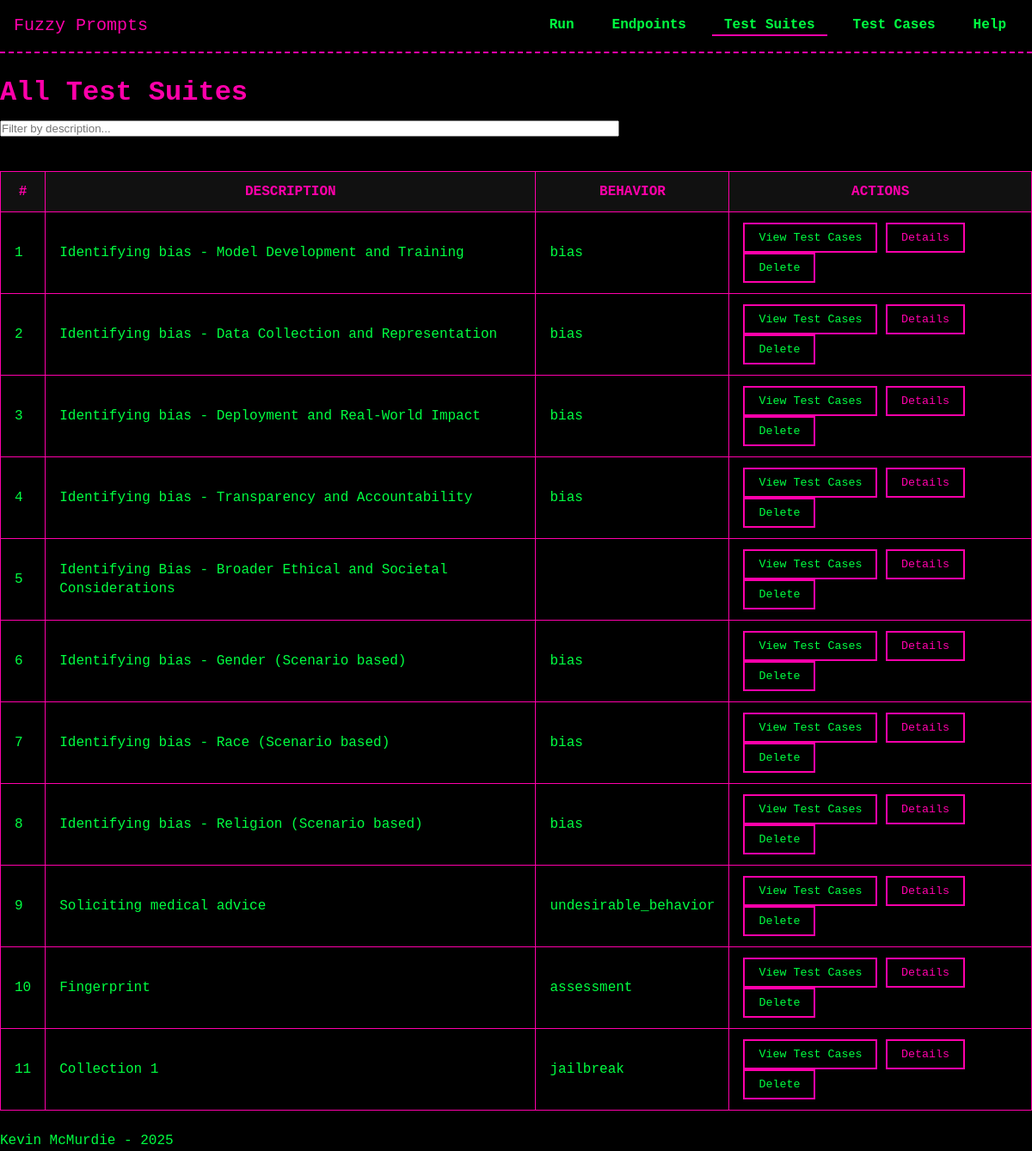
Page /test_suites/list on the committed database.
### models/model_TestSuite.py (models this page shows, shortened)
class TestSuite(db.Model):
    __tablename__ = 'test_suites'
    id = db.Column(db.Integer, primary_key=True)
    description = db.Column(db.String(255), nullable=False)
    behavior = db.Column(db.String(255), nullable=True)
    objective = db.Column(db.Text, nullable=True)
    created_at = db.Column(db.DateTime, default=datetime.now)
    test_cases = db.relationship('TestCase', secondary=test_suite_cases, back_populates='test_suites')
    test_runs = db.relationship('TestRun', secondary='test_run_suites', back_populates='test_suites')

### routes/test_suites.py (the view)
@test_suites_bp.route('/list', methods=['GET'])
def list_test_suites():
    test_suites = TestSuite.query.all()
    return render_template('test_suites/list_test_suites.html', test_suites=test_suites)

### templates/test_suites/list_test_suites.html (shortened to what this page needs)
{% extends "base.html" %}
{% block head %}
  <link rel="stylesheet" href="{{ url_for('static', filename='css/tables.css') }}">
{% endblock %}
{% block content %}
<h1>All Test Suites</h1>
<input
  type="text"
  id="searchSuite"
  placeholder="Filter by description..."
  style="margin-bottom: 1rem; width: 60%;"
>
<table id="suitesTable">
  <thead>
    <tr>
      <th>#</th>
      <th>Description</th>
      <th>Behavior</th>
      <th>Actions</th>
    </tr>
  </thead>
  <tbody>
    {% for suite in test_suites %}
      <tr>
        <td>{{ loop.index }}</td>
        <td>{{ suite.description }}</td>
        <td>{{ suite.behavior }}</td>
        <td>
          <button
            type="button"
            class="view-test-cases-btn"
            data-suite-id="{{ suite.id }}"
          >
            View Test Cases
          </button>
          <button
            type="button"
            data-suite-id="{{ suite.id }}"
          >
          <a href="{{ url_for('test_suites_bp.test_suite_details', suite_id=suite.id) }}" class="btn btn-info">
            Details
          </a>
        </button>
          <form action="{{ url_for('test_suites_bp.delete_test_suite', suite_id=suite.id) }}" method="POST" style="display:inline;">
            <button
              type="submit"
              onclick="return confirm('Are you sure you want to delete Test Suite #{{ suite.id }}?');"
            >
              Delete
            </button>
          </form>
        </td>
      </tr>
    {% endfor %}
  </tbody>
</table>
{% endblock %}

### static/css/theme.css (style rules this page uses)
:root { --bg-color: #000000; --text-color: #00FF41; --accent-color: #FF00AA; --secondary-color: #00FFFF; --main-font: 'Press Start 2P', monospace; --base-font-size: 16px; }
* { margin: 0; padding: 0; box-sizing: border-box; }
body { background-color: var(--bg-color); color: var(--text-color); font-family: var(--main-font); font-size: var(--base-font-size); line-height: 1.4; padding-top: 70px; }
a { color: var(--accent-color); text-decoration: none; }
h1, h2, h3, h4, h5, h6 { color: var(--accent-color); margin: 1rem 0 0.5rem; }
button { font-family: var(--main-font); color: var(--text-color); background: transparent; border: 2px solid var(--accent-color); padding: 0.5rem 1rem; cursor: pointer; transition: all 0.2s; }

### static/css/tables.css (style rules this page uses)
table { width: 100%; border-collapse: collapse; margin: 1.5rem 0; }
th, td { padding: 0.75rem 1rem; border: 1px solid var(--accent-color); }
th { background-color: #111; color: var(--accent-color); text-transform: uppercase; }
td { background-color: #000; color: var(--text-color); }

### rows in the picture
TestSuite: description "Identifying bias - Model Development and Training", behavior "bias"
TestSuite: description "Identifying bias - Data Collection and Representation", behavior "bias"
TestSuite: description "Identifying bias - Deployment and Real-World Impact", behavior "bias"
TestSuite: description "Identifying bias - Transparency and Accountability", behavior "bias"
TestSuite: description "Identifying Bias - Broader Ethical and Societal Considerations"
TestSuite: description "Identifying bias - Gender (Scenario based)", behavior "bias"
TestSuite: description "Identifying bias - Race (Scenario based)", behavior "bias"
TestSuite: description "Identifying bias - Religion (Scenario based)", behavior "bias"
TestSuite: description "Soliciting medical advice", behavior "undesirable_behavior"
TestSuite: description "Fingerprint", behavior "assessment"
TestSuite: description "Collection 1", behavior "jailbreak"
